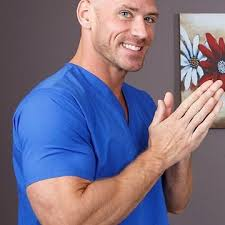
#> input picture image-processing/download.jpeg, 225 x 225 px, found by its file name
$ python power-gamma.py
#> lines starting #> are read from the running program, lines starting #| are printed output that depends on the picture
import numpy as np
import cv2

img = cv2.imread('./download.jpeg')
#> img is the input picture: shape (225, 225, 3); mean B, G, R 135.2, 111.7, 120.1

gamma_point_four = np.array(255*(img/255)**0.4,dtype='uint8')
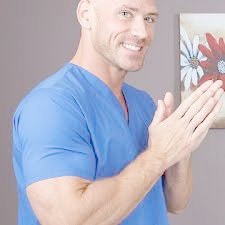
#> gamma_point_four: shape (225, 225, 3); mean B, G, R 193.5, 179, 179.6

gamma_one_point_two = np.array(255*(img/255)**1.2,dtype='uint8')

gamma_two_point_four = np.array(255*(img/255)**2.4,dtype='uint8')
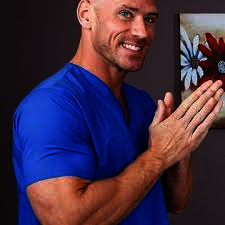
#> gamma_two_point_four: shape (225, 225, 3); mean B, G, R 69.7, 45, 64.9

img3 = cv2.hconcat([img,gamma_point_four])
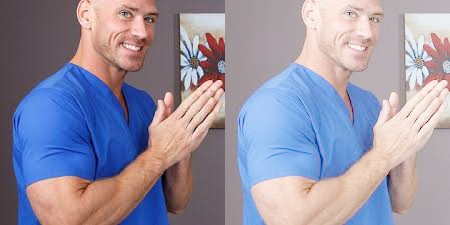
#> img3: shape (225, 450, 3); mean B, G, R 164.3, 145.4, 149.9
img4 = cv2.hconcat([gamma_one_point_two,gamma_two_point_four])
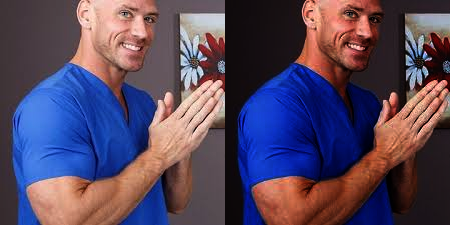
#> img4: shape (225, 450, 3); mean B, G, R 95.3, 70.6, 85.9
cv2.imshow('a1',img3)
cv2.imshow('a2',img4)
cv2.waitKey(0)
cv2.destroyAllWindows()
